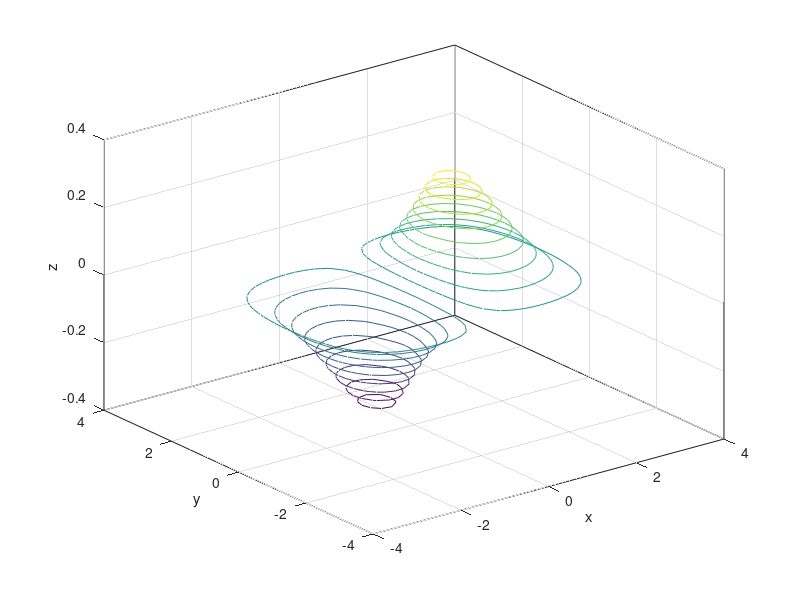

MATLAB code to generate this figure:
x = -4:0.2:4;
y = -4:0.2:4;
[X,Y] = meshgrid(x,y);
Z = 2.2.^(-1.2*sqrt(X.^2 + Y.^2)).*cos(0.6*Y).*sin(X);
contour3(X,Y,Z,18)
xlabel('x');
ylabel('y');
zlabel('z');
